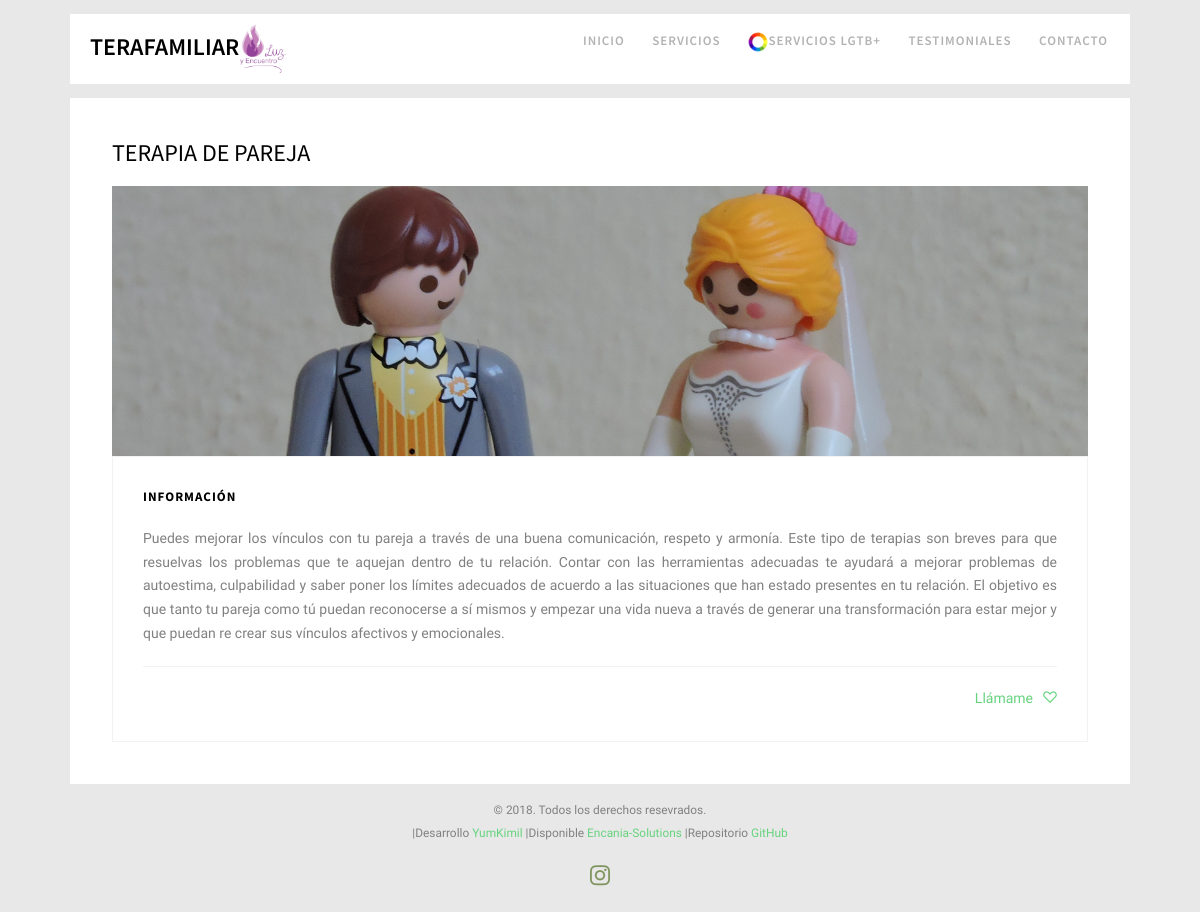
/couple_therapy/, run on the app's committed database.
### couple_therapy/models.py (models this page shows, shortened)
class Couple_therapy(models.Model):
    title = models.CharField(max_length=200, verbose_name="Título")
    subtitle = models.CharField(max_length=200, verbose_name="Subtítulo")
    content = RichTextField(verbose_name="Contenido")
    image = models.ImageField(verbose_name="Imágen", upload_to="couple_therapy")
    created = models.DateTimeField(auto_now_add=True, verbose_name="Fecha de creación")
    updated = models.DateTimeField(auto_now=True, verbose_name="Fecha de edición")
    published = models.DateTimeField(verbose_name="Fecha de publicación", default=now)
    class Meta:
        verbose_name = "terapia de pareja"
        verbose_name_plural = "terapias de pareja"
        ordering = ['-created']

### couple_therapy/views.py (the view)
# urls.py: path('', views.couple_therapy, name="couple_therapy"),
def couple_therapy(request):
    couples_therapies = Couple_therapy.objects.all()
    return  render(request, "couple_therapy/couple_therapy.html", {'couples_therapies':couples_therapies})

### social/processors.py (called while the page is built)
def ctx_dict(request):
    ctx = {}
    links = Link.objects.all()
    for link in links:
        ctx[link.key] = link.url
    return ctx

### couple_therapy/templates/couple_therapy/couple_therapy.html
{% extends 'core/base.html' %}
{% load static %}
{% block content %}
	{% for couple_therapy in couples_therapies %}
		<div class="container-wrap">
			<div id="fh5co-blog">
				<div class="row">
					<div class="col-md-12">
						<div class="fh5co-blog animate-box">
							<h3>{{couple_therapy.title}}</h3>
							<a href="{{couple_therapy.image.url}}" class="blog-bg" style="background-image: url({{couple_therapy.image.url}});"></a>
							<div class="blog-text">
								<h3>{{couple_therapy.subtitle}}</h3>
								<p>{{couple_therapy.content|safe}}</p>
								<ul class="stuff">
									<li><a href="{% url 'contact' %}">Llámame<i class="icon-heart3"></i></a></li>
								</ul>
							</div>
						</div>
					</div>
				</div>
			</div>
		</div>
	{% endfor %}
{% endblock %}

### core/templates/core/base.html (shortened to what this page needs)
<!DOCTYPE HTML>
<html>
	<head>
	{% load static %}
	<link href="{% static 'core/css/animate.css' %}" rel="stylesheet">
	<link href="{% static 'core/css/icomoon.css' %}" rel="stylesheet">
	<link href="{% static 'core/css/bootstrap.css' %}" rel="stylesheet">
	<link href="{% static 'core/css/magnific-popup.css' %}" rel="stylesheet">
	<link href="{% static 'core/css/flexslider.css' %}" rel="stylesheet">
	<link href="{% static 'core/css/style.css' %}" rel="stylesheet">
	</head>
	<body>
	<div id="page">
	<nav class="fh5co-nav" role="navigation">
		<div class="container-wrap">
			<div class="top-menu">
				<div class="row">
					<div class="col-xs-4">
						<div id="fh5co-logo">
							<a href="{% url 'home' %}"><span style="color:black; text-align: left">TeraFamiliar</span><img src="{% static 'core/images/logo_luz.png' %}"  height="50px"/></a>
						</div>
					</div>
					<div class="col-xs-8 text-right menu-1">
						<ul>
							<li class="{% if request.path == '/' %}active{% endif %}"> <a href="{% url 'home' %}">Inicio</a></li>
							<li class="has-dropdown {% if request.path == '/services/' %}active{% endif %}"> <a href="{% url 'services' %}">Servicios</a>
							<li class="{% if request.path == '/lgtb/' %}active{% endif %}"> <a href="{% url 'lgtb' %}"><img src="{% static 'core/images/lgtb3.ico' %}">Servicios LGTB+</a></li>
							<li class="{% if request.path == '/testimonials/' %}active{% endif %}"> <a href="{% url 'testimonials' %}">Testimoniales</a></li>
							<li class="{% if request.path == '/contact/' %}active{% endif %}"> <a href="{% url 'contact' %}">Contacto</a></li>
						</ul>
					</div>
				</div>
			</div>
		</div>
	</nav>
	{% block content %}{% endblock %}
	<footer>
	<div class="row copyright">
		<div class="col-md-12 text-center">
			<p>
				<small class="block">&copy; 2018. Todos los derechos resevrados.<br></small>
				<small class="block">|Desarrollo <a href="http://www.gvaldez.xyz/" target="_blank">YumKimil</a> |Disponible <a href="http://www.gvaldez.xyz/" target="_blank">Encania-Solutions</a> |Repositorio <a href="https://github.com/Icogerard" target="_blank">GitHub</a></small>
			</p>
			<p>
				<ul class="fh5co-social-icons">
					{% if LINK_INSTAGRAM %}<li><a href="{{LINK_INSTAGRAM}}"><i class="icon-instagram"></i></a></li>{% endif %}
				</ul>
			</p>
		</div>
	</div>
	</footer>
	</body>
</html>

### data on the page
Couple_therapy: title "TERAPIA DE PAREJA", image (picture), subtitle "INFORMACIÓN", content "Puedes mejorar los vínculos con tu pareja a través de una buena comunicación, respeto y armonía. Este tipo de terapias son breves para que resuelvas los problemas que te aquejan dentro de tu relación. Contar con las herramientas adecuadas te ayudará a mejorar problemas de autoestima, culpabilidad y saber poner los límites adecuados de acuerdo a las situaciones que han estado presentes en tu relación. El objetivo es que tanto tu pareja como tú puedan reconocerse a sí mismos y empezar una vida nueva a través de generar una transformación para estar mejor y que puedan re crear sus vínculos afectivos y emocionales."
